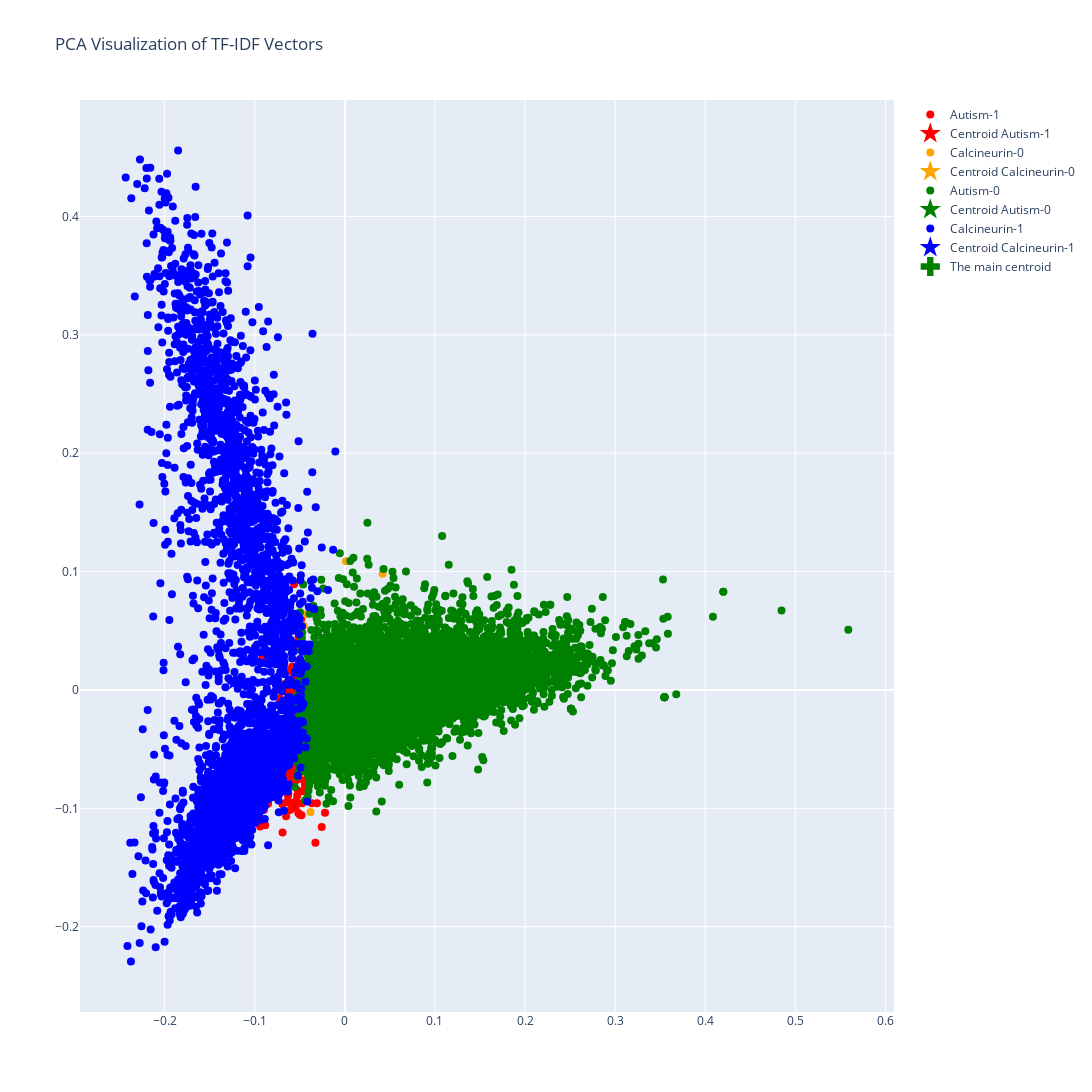

Source (notebook cell):
### Code cell
LBD_06_visualization.visualize_tfidf_pca_interactive(ids_list, dl_ca, tfidf_matrix, transpose = False)

### Figure 1 — Plotly figure (JSON) as saved in the notebook; plotly's stock layout.template omitted (floating-point values rounded to 4 significant figures; data arrays with more than 128 entries replaced by an {"elided": "..."} marker saying what was removed)
{"data": [{"hovertext": {"elided": "356 str values"}, "marker": {"color": "red", "size": 8}, "mode": "markers+text", "name": "Autism-1", "text": "", "textposition": "bottom center", "type": "scatter", "x": {"elided": "356 float values"}, "y": {"elided": "356 float values"}}, {"hovertext": "Centroid of Autism-1", "marker": {"color": "red", "size": 16, "symbol": "star"}, "mode": "markers", "name": "Centroid Autism-1", "type": "scatter", "x": [-0.05988], "y": [-0.04311]}, {"hovertext": ["17981872", "17907013", "17609743", "17524507", "17360599", "17339875", "17286614", "17243427", "17208537", "21289943", "17185513", "17140601", "16971519", "16960925", "16869957", "16860188", "16582685", "21289970", "16279232", "15976371", "15964258", "15940142", "15887932", "15703663", "15285430", "15232211", "15160490", "15068236", "15037226", "15027149", "14723560", "14668437", "14661633", "14623294", "14610614", "12653269", "11948235", "11945019", "11833358", "10751584", "9095624", "11072311", "8012369", "1975151", "2833077"], "marker": {"color": "orange", "size": 8}, "mode": "markers+text", "name": "Calcineurin-0", "text": "", "textposition": "bottom center", "type": "scatter", "x": [-0.04335, -0.03837, -0.01425, 0.05046, -0.06434, -0.05011, -0.03398, -0.008534, -0.01492, 0.04193, -0.003221, -0.04786, -0.03951, -0.03315, -0.045, 0.001391, -0.04142, -0.03801, -0.03504, -0.04252, -0.04129, -0.04336, -0.01365, -0.03259, -0.01304, -0.02876, -0.02901, -0.03806, -0.04203, -0.03358, -0.00982, -0.04535, -0.03368, -0.04027, -0.005179, -0.04539, -0.03987, -0.04112, -0.03387, -0.0461, -0.01809, 0.05329, -0.04873, -0.04427, -0.04129], "y": [-0.03011, 0.01706, -0.04371, -0.04033, -0.07937, -0.06586, -0.003992, 0.05158, 0.01933, 0.09827, -0.07346, -0.06391, -0.05149, 0.03765, -0.02838, 0.1089, 0.007476, 0.01975, 0.01806, 0.06416, -0.01571, -0.003641, 0.01129, 0.02043, -0.02522, -0.06144, -0.005801, -0.1031, -0.02283, -0.01934, 0.04698, -0.07007, -0.0231, -0.03121, 0.03415, 0.05418, -0.02736, -0.01478, -0.01718, -0.03143, -0.00459, -0.02952, -0.03678, -0.001484, -0.01571]}, {"hovertext": "Centroid of Calcineurin-0", "marker": {"color": "orange", "size": 16, "symbol": "star"}, "mode": "markers", "name": "Centroid Calcineurin-0", "type": "scatter", "x": [-0.02789], "y": [-0.009593]}, {"hovertext": {"elided": "9047 str values"}, "marker": {"color": "green", "size": 8}, "mode": "markers+text", "name": "Autism-0", "text": "", "textposition": "bottom center", "type": "scatter", "x": {"elided": "9047 float values"}, "y": {"elided": "9047 float values"}}, {"hovertext": "Centroid of Autism-0", "marker": {"color": "green", "size": 16, "symbol": "star"}, "mode": "markers", "name": "Centroid Autism-0", "type": "scatter", "x": [0.05846], "y": [-0.002014]}, {"hovertext": {"elided": "4175 str values"}, "marker": {"color": "blue", "size": 8}, "mode": "markers+text", "name": "Calcineurin-1", "text": "", "textposition": "bottom center", "type": "scatter", "x": {"elided": "4175 float values"}, "y": {"elided": "4175 float values"}}, {"hovertext": "Centroid of Calcineurin-1", "marker": {"color": "blue", "size": 16, "symbol": "star"}, "mode": "markers", "name": "Centroid Calcineurin-1", "type": "scatter", "x": [-0.1213], "y": [0.008144]}, {"hovertext": ["The main centroid"], "marker": {"color": "green", "size": 20, "symbol": "cross"}, "mode": "markers", "name": "The main centroid", "type": "scatter", "x": [-1.151e-16], "y": [-3.201e-18]}], "layout": {"height": 1100, "hovermode": "closest", "showlegend": true, "title": {"text": "PCA Visualization of TF-IDF Vectors"}, "width": 1100}}
